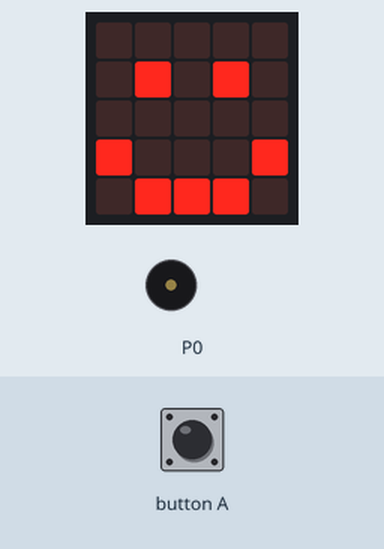
Simulated run of this program. Board: BBC micro:bit (MakeCode). Parts: the board's 5×5 LED display, buzzer (waves = sounding). The inputs (shaded band) are chosen by the test bench.

Above: at 1.8 s.
1.9 s: button A pressed for 0.15 s
At 2.3 s:
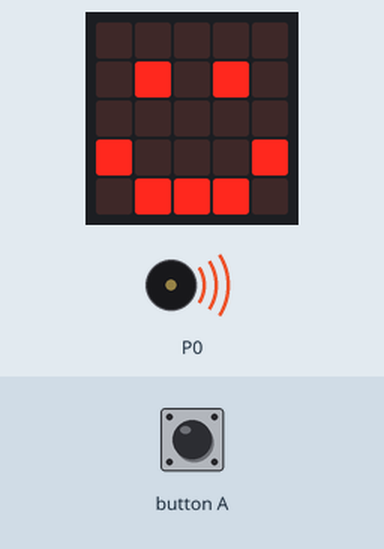
Timing chart, 0 to 8.6 s (numbered marks = the images above; inputs shaded):
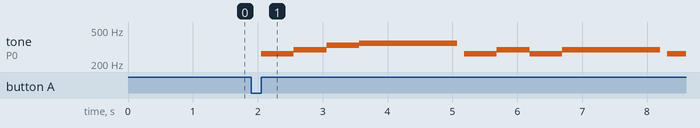

Measured:
- after the input at 1.9 s, tone on P0: plays 262 Hz for 0.51 s, 294 Hz for 0.51 s, 330 Hz for 0.51 s, 349 Hz for 1.5 s, 262 Hz for 0.51 s, 294 Hz for 0.51 s … (9 notes in this stretch), starting after 0.15 s

The program:

main.ts
```typescript
input.onButtonPressed(Button.A, function () {
    music.play(music.tonePlayable(262, music.beat(BeatFraction.Whole)), music.PlaybackMode.UntilDone)
    music.play(music.tonePlayable(294, music.beat(BeatFraction.Whole)), music.PlaybackMode.UntilDone)
    music.play(music.tonePlayable(330, music.beat(BeatFraction.Whole)), music.PlaybackMode.UntilDone)
    music.play(music.tonePlayable(349, music.beat(BeatFraction.Whole)), music.PlaybackMode.UntilDone)
    music.play(music.tonePlayable(349, music.beat(BeatFraction.Whole)), music.PlaybackMode.UntilDone)
    music.play(music.tonePlayable(349, music.beat(BeatFraction.Whole)), music.PlaybackMode.UntilDone)
    basic.pause(100)
    music.play(music.tonePlayable(262, music.beat(BeatFraction.Whole)), music.PlaybackMode.UntilDone)
    music.play(music.tonePlayable(294, music.beat(BeatFraction.Whole)), music.PlaybackMode.UntilDone)
    music.play(music.tonePlayable(262, music.beat(BeatFraction.Whole)), music.PlaybackMode.UntilDone)
    music.play(music.tonePlayable(294, music.beat(BeatFraction.Whole)), music.PlaybackMode.UntilDone)
    music.play(music.tonePlayable(294, music.beat(BeatFraction.Whole)), music.PlaybackMode.UntilDone)
    music.play(music.tonePlayable(294, music.beat(BeatFraction.Whole)), music.PlaybackMode.UntilDone)
    basic.pause(100)
    music.play(music.tonePlayable(262, music.beat(BeatFraction.Whole)), music.PlaybackMode.UntilDone)
    music.play(music.tonePlayable(392, music.beat(BeatFraction.Whole)), music.PlaybackMode.UntilDone)
    music.play(music.tonePlayable(294, music.beat(BeatFraction.Whole)), music.PlaybackMode.UntilDone)
    music.play(music.tonePlayable(330, music.beat(BeatFraction.Whole)), music.PlaybackMode.UntilDone)
    music.play(music.tonePlayable(330, music.beat(BeatFraction.Whole)), music.PlaybackMode.UntilDone)
    music.play(music.tonePlayable(330, music.beat(BeatFraction.Whole)), music.PlaybackMode.UntilDone)
})
basic.showIcon(IconNames.Happy)
```

test.ts
```typescript
// testes vão aqui; isto não será compilado quando este pacote for usado como uma extensão.
```
